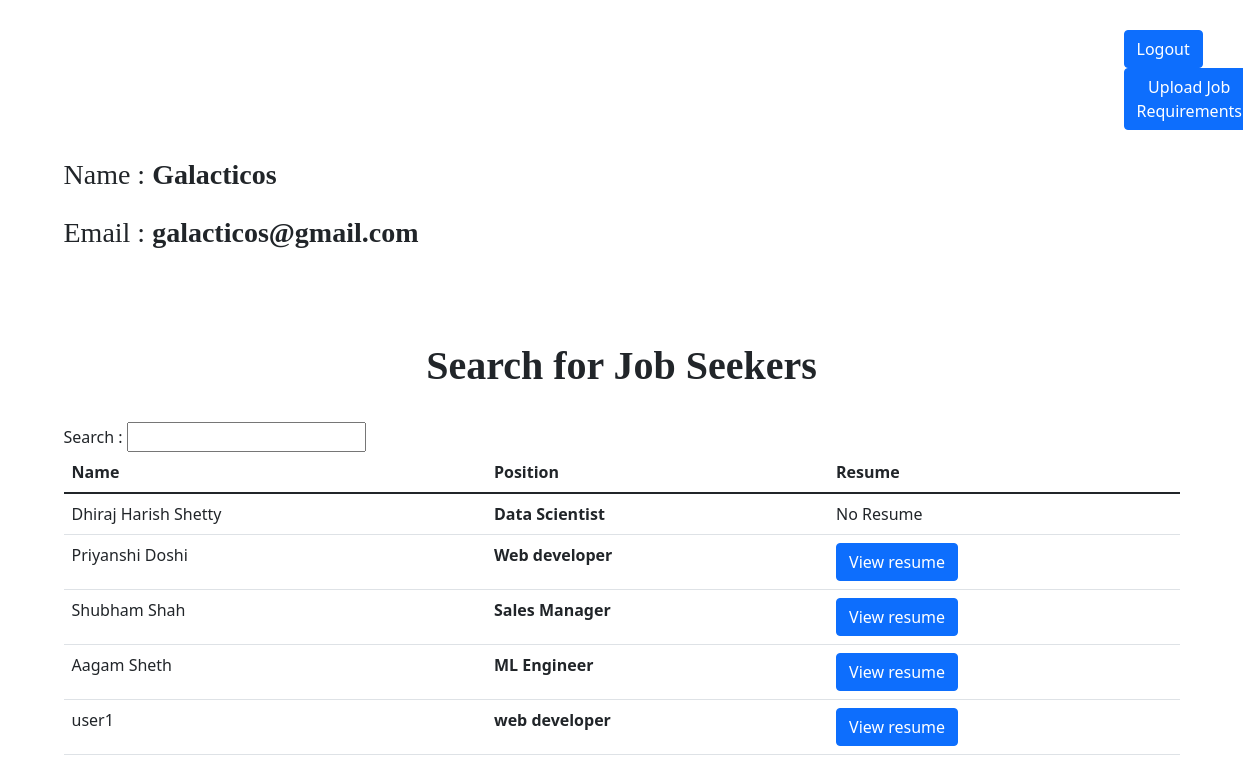
Page /companyprofile (signed in) on the committed database.
### app.py (models this page shows)
class Company(db.Model):
    sno = db.Column(db.Integer, primary_key=True)
    name = db.Column(db.String(200), nullable=False)
    username = db.Column(db.String(200), unique=True)
    password = db.Column(db.String(200), nullable=False)

class User(db.Model):
    sno = db.Column(db.Integer, primary_key=True)
    name = db.Column(db.String(200), nullable=False)
    username = db.Column(db.String(200), unique=True)
    password = db.Column(db.String(200), nullable=False)
    resume = db.Column(db.String(200), nullable=True)
    position = db.Column(db.String(200), nullable=True)

### app.py (the view)
@app.route("/companyprofile")
def companyprofile():
    if 'company' in session:
        username = session['company']
        user = Company.query.filter_by(username=username).first()
        jobsearchers = User.query.all()
        return render_template('companyprofile.html', user=user, jobsearchers=jobsearchers)
    return redirect(url_for('companylogin'))

### templates/companyprofile.html (shortened to what this page needs)
<!DOCTYPE html>
<html lang="en">
  <head>
    <link
      href="https://cdn.jsdelivr.net/npm/bootstrap@5.1.1/dist/css/bootstrap.min.css"
      rel="stylesheet"
    />
  </head>
  <body>
    <div class="container">
      <div style="padding-left: 1060px; padding-top: 30px">
        <a class="btn btn-primary" href="/logoutcompany">Logout</a>
        <a class="btn btn-primary" href="/companyJobRequirement"
          >Upload Job Requirements</a
        >
      </div>
      <br />
      <p style="font-size: 28px; font-family: serif, georgia">
        Name : <b>{{user.name}}</b>
      </p>
      <p style="font-size: 28px; font-family: serif, georgia">
        Email : <b>{{user.username}}</b>
      </p>
    </div>
    <br /><br /><br />
    <div class="container">
      <h1
        class="text-center"
        style="font-family: serif, georgia; font-weight: bold"
      >
        Search for Job Seekers
      </h1>
      <br />
      Search : <input type="text" name="text" id="myInput" />
      <table class="table">
        <thead>
          <tr>
            <th>Name</th>
            <th>Position</th>
            <th>Resume</th>
          </tr>
        </thead>
        <tbody id="myTable">
          {% for i in jobsearchers %}
          <tr>
            <td>{{i.name}}</td>
            <td style="font-weight: bold">{{i.position}}</td>
            <td>
              {% if i.resume %}
              <a
                href="static/resumes/{{i.resume}}"
                class="btn btn-primary"
                target="__blank"
              >
                View resume
              </a>
              {% else %} No Resume {% endif %}
            </td>
          </tr>
          {% endfor %}
        </tbody>
      </table>
    </div>
  </body>
</html>

### rows in the picture
Company: name "Galacticos", username "galacticos@gmail.com"
User: name "Dhiraj Harish Shetty", position "Data Scientist", shows "No Resume"
User: name "Priyanshi Doshi", position "Web developer"
User: name "Shubham Shah", position "Sales Manager"
User: name "Aagam Sheth", position "ML Engineer"
User: name "user1", position "web developer"
